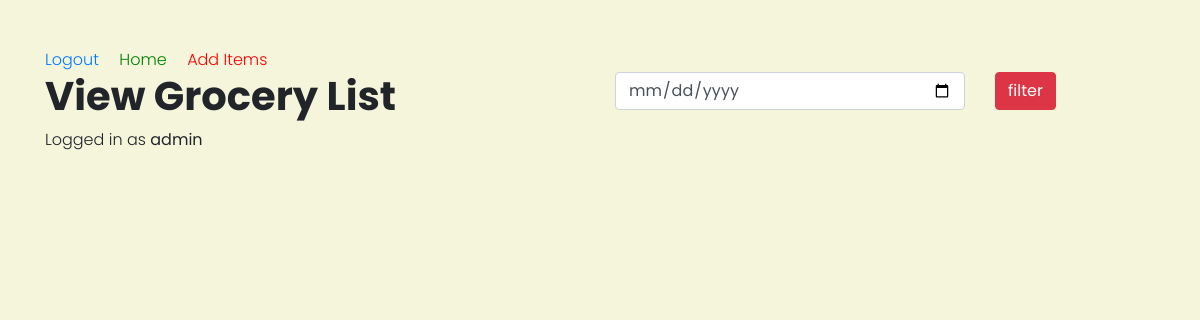
Before: /main (signed in) with the older database file.
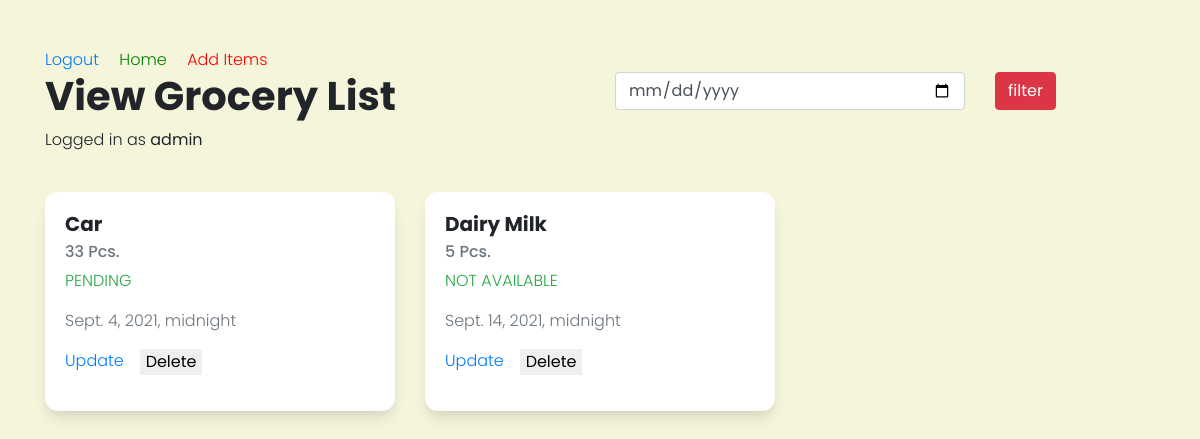
After: the same page with the newer database file.
### myapp/models.py (models this page shows, shortened)
class GroceryUpload(models.Model):
    itemname = models.CharField(max_length=50, blank=True, null=True)
    itemquantity = models.IntegerField(null=True)
    status = models.CharField(max_length=20, choices=STATUS_CHOICES, default='pending')
    date = models.DateTimeField(null=True, blank=True,default=timezone.localtime(timezone.now()))
    uploadedby = models.CharField(max_length=50, blank=True, null=True)

### myapp/views.py (the view)
# urls.py: path('main',views.main, name="main"),
@login_required(login_url='handleLogin')
def main(request):
    data = GroceryUpload.objects.all()
    return render(request, 'myapp/main.html',{'data':data})

### myapp/templates/myapp/main.html (shortened to what this page needs)
{% load static %}
<html>
    <head>
        <link rel="stylesheet" href="https://maxcdn.bootstrapcdn.com/bootstrap/4.4.1/css/bootstrap.min.css">
        <link rel="stylesheet" href="{% static 'myapp/styles.css' %}">
    </head>
    <body>
        <div class="container mt-5">
            <a href="/logout">Logout</a>
            <a href="/" style="color: green;" class="ml-3">Home</a>
            <a href="/add" style="color: red;" class="ml-3">Add Items</a>
            <div class="row">
                <div class="col-lg-6">
                    <h1>View Grocery List</h1>
                </div>
                <div class="col-lg-6 float-right">
                    <div class="row">
                        <div class="col-lg-8">
                            <input type="date" class="form-control">
                        </div>
                        <div class="col-lg-4">
                            <input type="submit" class="btn btn-danger" value="filter">
                        </div>
                    </div>
                </div>
            </div>
            <p>Logged in as <b>{{request.user.username}}</b></p>
            <div class="row mt-4">
                {% for i in data %}
                {% if i.uploadedby == user.username %}
                <div class="col-lg-4">
                    <div class="card my-3">
                        <div class="card-body">
                          <h5 class="card-title">{{i.itemname}}</h5>
                          <h6 class="card-subtitle mb-2 text-muted">{{i.itemquantity}} Pcs.</h6>
                          <p class="text-success" style="text-transform: uppercase">{{i.status}}</p>
                          <span class="text-muted">{{i.date}}</span> <br>
                          <div style="display:flex;" class="mt-3">
                          <a href="/update/{{i.id}}" class="mr-3">Update</a>
                          <form action="{% url 'delete' i.id %}" method="POST">
                                                        <input style="border:0 !important;" type="submit"
                                                            value="Delete">
                                                    </form>
                          </div>
                        </div>
                      </div>
                </div>
                {% endif %}
                {% endfor %}
            </div>
        </div>
    </body>
</html>

### myapp/static/myapp/styles.css (style rules this page uses)
body { font-family: 'Poppins', sans-serif; font-weight: 300; background-color: beige; }
h1, h2, h3, h4, h5 { font-family: 'Poppins', sans-serif; font-weight: 700; }
.card { border-radius: 13px !important; border: 0 !important; box-shadow: 0 10px 15px -3px rgb(0 0 0 / 10%), 0 4px 6px -2px rgb(0 0 0 / 5%); }

Changed rows visible on the page:
added GroceryUpload: itemname "Car", itemquantity "33", status "PENDING", date "Sept. 4, 2021, midnight"
added GroceryUpload: itemname "Dairy Milk", itemquantity "5", status "NOT AVAILABLE", date "Sept. 14, 2021, midnight"
